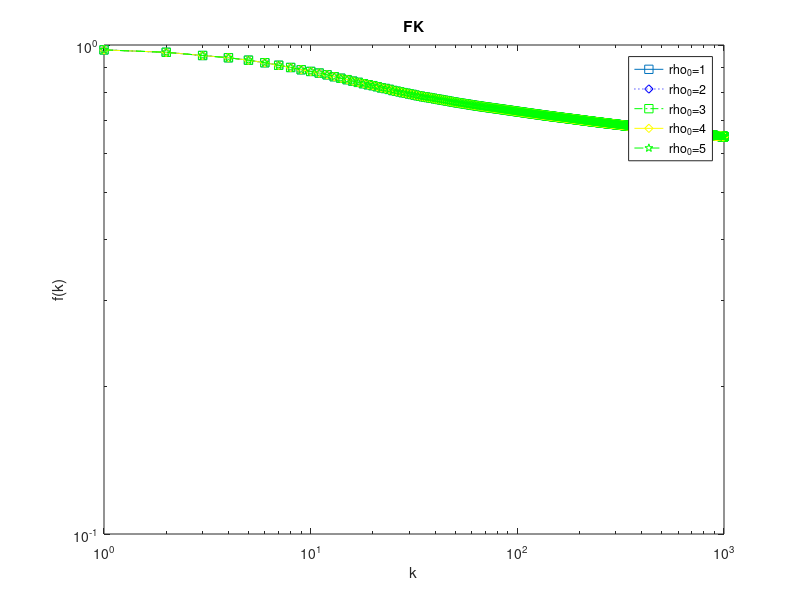

This figure's MATLAB source:
clc;

clear;
%{
fid = fopen('./rho0=1/St.txt','rt');
Stheader1 = textscan(fid,'#%s',1); 
Stdata1 = textscan(fid,'%s %s');
clean_Stdata1(:,1:2) = cell2mat(cellfun(@str2num , [Stdata1{1:2}],'UniformOutput',false));
fclose(fid);

fid = fopen('./rho0=2/St.txt','rt');
Stheader2 = textscan(fid,'#%s',1); 
Stdata2 = textscan(fid,'%s %s');
clean_Stdata2(:,1:2) = cell2mat(cellfun(@str2num , [Stdata2{1:2}],'UniformOutput',false));
fclose(fid);

fid = fopen('./rho0=3/St.txt','rt');
Stheader3 = textscan(fid,'#%s',1); 
Stdata3 = textscan(fid,'%s %s');
clean_Stdata3(:,1:2) = cell2mat(cellfun(@str2num , [Stdata3{1:2}],'UniformOutput',false));
fclose(fid);

fid = fopen('./rho0=4/St.txt','rt');
Stheader4 = textscan(fid,'#%s',1); 
Stdata4 = textscan(fid,'%s %s');
clean_Stdata4(:,1:2) = cell2mat(cellfun(@str2num , [Stdata4{1:2}],'UniformOutput',false));
fclose(fid);

fid = fopen('./rho0=5/St.txt','rt');
Stheader5 = textscan(fid,'#%s',1); 
Stdata5 = textscan(fid,'%s %s');
clean_Stdata5(:,1:2) = cell2mat(cellfun(@str2num , [Stdata5{1:2}],'UniformOutput',false));
fclose(fid);

figure(1);
loglog(clean_Stdata1(:,1),clean_Stdata1(:,2), '-s', clean_Stdata2(:,1),clean_Stdata2(:,2), 'b:d', clean_Stdata3(:,1),clean_Stdata3(:,2), 'g-.d', clean_Stdata4(:,1),clean_Stdata4(:,2), 'y-s', clean_Stdata5(:,1),clean_Stdata5(:,2), 'g--p');
legend('rho_0=1', 'rho_0=2', 'rho_0=3', 'rho_0=4', 'rho_0=5');
title('St')
ylabel('S(t)');
xlabel('t');
%}

fid = fopen('./rho0=1/fk.txt','rt');
densitydata1 = textscan(fid,'%s %s');
clean_densitydata1(:,1:2) = cell2mat(cellfun(@str2num , [densitydata1{1:2}],'UniformOutput',false));
fclose(fid);

fid = fopen('./rho0=2/fk.txt','rt'); 
densitydata2 = textscan(fid,'%s %s');
clean_densitydata2(:,1:2) = cell2mat(cellfun(@str2num , [densitydata2{1:2}],'UniformOutput',false));
fclose(fid);

fid = fopen('./rho0=3/fk.txt','rt');
densitydata3 = textscan(fid,'%s %s');
clean_densitydata3(:,1:2) = cell2mat(cellfun(@str2num , [densitydata3{1:2}],'UniformOutput',false));
fclose(fid);

fid = fopen('./rho0=4/fk.txt','rt');
densitydata4 = textscan(fid,'%s %s');
clean_densitydata4(:,1:2) = cell2mat(cellfun(@str2num , [densitydata4{1:2}],'UniformOutput',false));
fclose(fid);

fid = fopen('./rho0=5/fk.txt','rt');
densitydata5 = textscan(fid,'%s %s');
clean_densitydata5(:,1:2) = cell2mat(cellfun(@str2num , [densitydata5{1:2}],'UniformOutput',false));
fclose(fid);

figure(2);
loglog(clean_densitydata1(:,1),clean_densitydata1(:,2), '-s', clean_densitydata2(:,1),clean_densitydata2(:,2), 'b:d', clean_densitydata3(:,1),clean_densitydata3(:,2), 'g-.s', clean_densitydata4(:,1),clean_densitydata4(:,2), 'y-d', clean_densitydata5(:,1),clean_densitydata5(:,2), 'g--p');
legend('rho_0=1', 'rho_0=2', 'rho_0=3', 'rho_0=4', 'rho_0=5');
title('FK')
ylabel('f(k)');
xlabel('k');

%{
fid = fopen('./rho0=1/rgt.txt','rt');
degreedata1 = textscan(fid,'%s %s');
clean_degreedata1(:,1:2) = cell2mat(cellfun(@str2num , [degreedata1{1:2}],'UniformOutput',false));
fclose(fid);

fid = fopen('./rho0=2/rgt.txt','rt');
degreedata2 = textscan(fid,'%s %s');
clean_degreedata2(:,1:2) = cell2mat(cellfun(@str2num , [degreedata2{1:2}],'UniformOutput',false));
fclose(fid);

fid = fopen('./rho0=3/rgt.txt','rt');
degreedata3 = textscan(fid,'%s %s');
clean_degreedata3(:,1:2) = cell2mat(cellfun(@str2num , [degreedata3{1:2}],'UniformOutput',false));
fclose(fid);

fid = fopen('./rho0=4/rgt.txt','rt');
degreedata4 = textscan(fid,'%s %s');
clean_degreedata4(:,1:2) = cell2mat(cellfun(@str2num , [degreedata4{1:2}],'UniformOutput',false));
fclose(fid);

fid = fopen('./rho0=5/rgt.txt','rt'); 
degreedata5 = textscan(fid,'%s %s');
clean_degreedata5(:,1:2) = cell2mat(cellfun(@str2num , [degreedata5{1:2}],'UniformOutput',false));
fclose(fid);

figure(3);
semilogx(clean_degreedata1(:,1),clean_degreedata1(:,2), '-s', clean_degreedata2(:,1),clean_degreedata2(:,2), 'b:d', clean_degreedata3(:,1),clean_degreedata3(:,2), 'g-.s', clean_degreedata4(:,1),clean_degreedata4(:,2), 'y-d', clean_degreedata5(:,1),clean_degreedata5(:,2), 'g--p');
legend('rho_0=1', 'rho_0=2', 'rho_0=3', 'rho_0=4', 'rho_0=5');
title('RGT')
ylabel('rg(t)');
xlabel('t');


fid = fopen('./rho0=1/Prg.txt','rt');
sizedata1 = textscan(fid,'%s %s');
clean_sizedata1(:,1:2) = cell2mat(cellfun(@str2num , [sizedata1{1:2}],'UniformOutput',false));
fclose(fid);

fid = fopen('./rho0=2/Prg.txt','rt');
sizedata2 = textscan(fid,'%s %s');
clean_sizedata2(:,1:2) = cell2mat(cellfun(@str2num , [sizedata2{1:2}],'UniformOutput',false));
fclose(fid);

fid = fopen('./rho0=3/Prg.txt','rt');
sizedata3 = textscan(fid,'%s %s');
clean_sizedata3(:,1:2) = cell2mat(cellfun(@str2num , [sizedata3{1:2}],'UniformOutput',false));
fclose(fid);

fid = fopen('./rho0=4/Prg.txt','rt');
sizedata4 = textscan(fid,'%s %s');
clean_sizedata4(:,1:2) = cell2mat(cellfun(@str2num , [sizedata4{1:2}],'UniformOutput',false));
fclose(fid);

fid = fopen('./rho0=5/Prg.txt','rt');
sizedata5 = textscan(fid,'%s %s');
clean_sizedata5(:,1:2) = cell2mat(cellfun(@str2num , [sizedata5{1:2}],'UniformOutput',false));
fclose(fid);

figure(4);
loglog(clean_sizedata1(:,1),clean_sizedata1(:,2), '-s', clean_sizedata2(:,1),clean_sizedata2(:,2), 'b:d', clean_sizedata3(:,1),clean_sizedata3(:,2), 'g-.s', clean_sizedata4(:,1),clean_sizedata4(:,2), 'y-d', clean_sizedata5(:,1),clean_sizedata5(:,2), 'g--p');
legend('rho_0=1', 'rho_0=2', 'rho_0=3', 'rho_0=4', 'rho_0=5');
title('Distribution of Rg');
ylabel('P(rg)');
xlabel('rg');
%}



